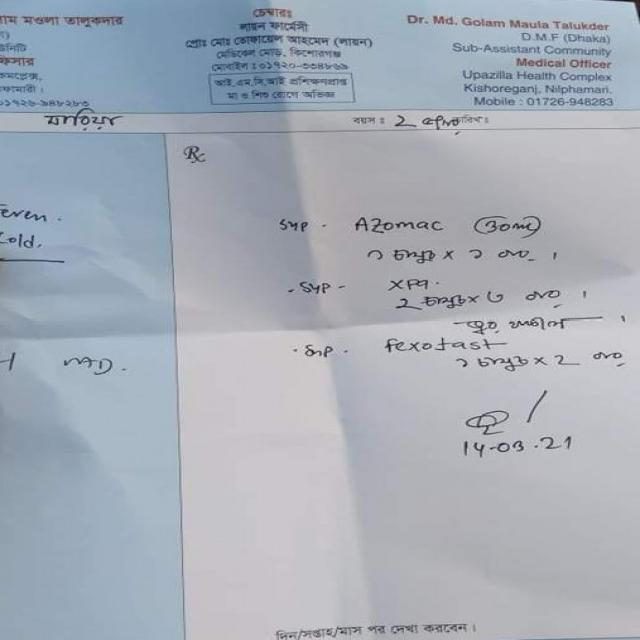
#> input picture Doctors-Prescription-New-1/test/images/158644895_882858708940191_8856443046584616079_n-1-_jpg.rf.0df0dce6b121cc6cbcda1d707f10556c.jpg, 640 x 640 px
$ python -i preprocessing.py   (imports and definitions only)
#> lines starting #> are read from the running program, lines starting #| are printed output that depends on the picture; after the words box and inside, x2 and y2 are one past the last pixel; in counts of white or black regions, pixels touching at a corner belong together
import cv2
import numpy as np
from PIL import Image

def deskew(image):
    """
    Deskews the image by detecting the text orientation and rotating it.
    """
    coords = np.column_stack(np.where(image > 0))
    if len(coords) == 0:
        return image
    angle = cv2.minAreaRect(coords)[-1]

    if angle < -45:
        angle = -(90 + angle)
    else:
        angle = -angle

    (h, w) = image.shape[:2]
    center = (w // 2, h // 2)
    M = cv2.getRotationMatrix2D(center, angle, 1.0)
    rotated = cv2.warpAffine(image, M, (w, h), flags=cv2.INTER_CUBIC, borderMode=cv2.BORDER_REPLICATE)

    return rotated

def preprocess_image(img_path):
    """
    Applies standard preprocessing steps to a prescription image:
    Grayscale, binarization, and deskewing.
    Returns a PIL Image ready for the TrOCR Processor.
    """
    # 1. Read in grayscale
    image = cv2.imread(img_path, cv2.IMREAD_GRAYSCALE)
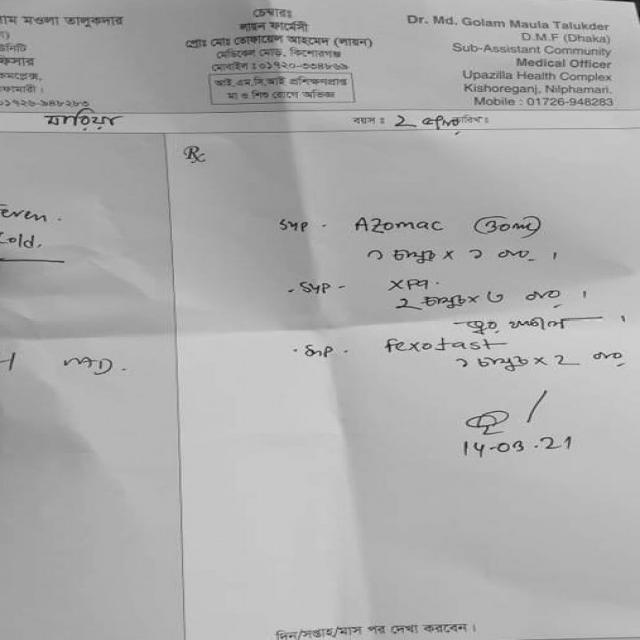
#> image: shape (640, 640); min 7, max 255, mean 173
    if image is None:
        raise FileNotFoundError(f"Image not found at {img_path}")

    # 2. Contrast normalization
    image = cv2.normalize(image, None, 0, 255, cv2.NORM_MINMAX)

    # 3. Adaptive binarization (Gaussian)
    # Using adaptive thresholding helps with varying lighting in real prescriptions
    thresh = cv2.adaptiveThreshold(
        image, 255, cv2.ADAPTIVE_THRESH_GAUSSIAN_C,
        cv2.THRESH_BINARY_INV, 11, 2
    )
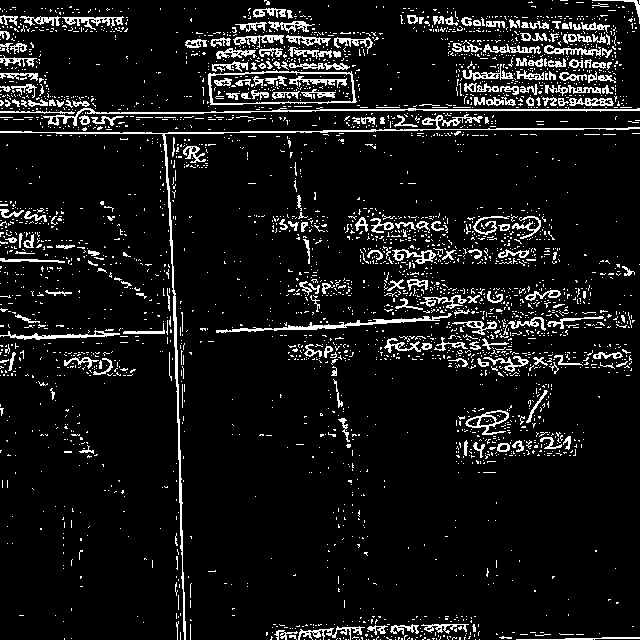
#> thresh: shape (640, 640); 8.6% white in thin lines or dots

    # 4. Deskewing
    deskewed = deskew(thresh)
#> in deskew, `coords = np.column_stack(np.where(image > 0))`: coords = 35228 pairs, first value 0 to 639, second value 0 to 639
#> in deskew, `angle = cv2.minAreaRect(coords)[-1]`: angle = -90
#> in deskew, `angle = -(90 + angle)`: angle = 0
#> in deskew, `M = cv2.getRotationMatrix2D(center, angle, 1.0)`: M = [[1, 0, 0], [0, 1, 0]]

    # Invert back to normal (black text on white background)
    final = cv2.bitwise_not(deskewed)
#> final: shape (640, 640); 91.4% white; black in thin lines or dots

    # Convert back to PIL Image (TrOCR expects PIL Images or numpy arrays in RGB)
    # TrOCR Processor handles the final normalization and resizing
    final_rgb = cv2.cvtColor(final, cv2.COLOR_GRAY2RGB)
#> final_rgb: shape (640, 640, 3); 91.4% white; black in thin lines or dots
    pil_image = Image.fromarray(final_rgb)

    return pil_image

>>> result = preprocess_image('../../../Doctors-Prescription-New-1/test/images/158644895_882858708940191_8856443046584616079_n-1-_jpg.rf.0df0dce6b121cc6cbcda1d707f10556c.jpg')

$ run again, on Doctors-Prescription-New-1/test/images/282485613_3255699791332111_7841364090879350659_n_jpg.rf.6f2bc19c9eca1a9530756315f4e5f68b.jpg
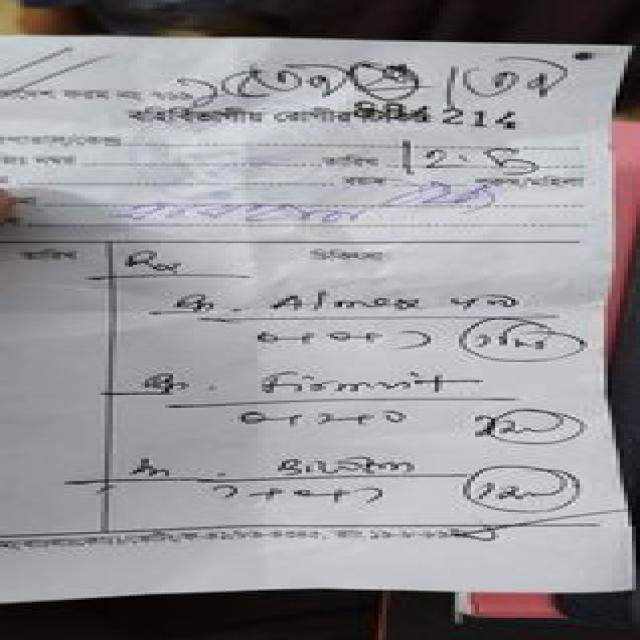
#> input picture Doctors-Prescription-New-1/test/images/282485613_3255699791332111_7841364090879350659_n_jpg.rf.6f2bc19c9eca1a9530756315f4e5f68b.jpg, 640 x 640 px
#> in preprocess_image, `image = cv2.imread(img_path, cv2.IMREAD_GRAYSCALE)`:
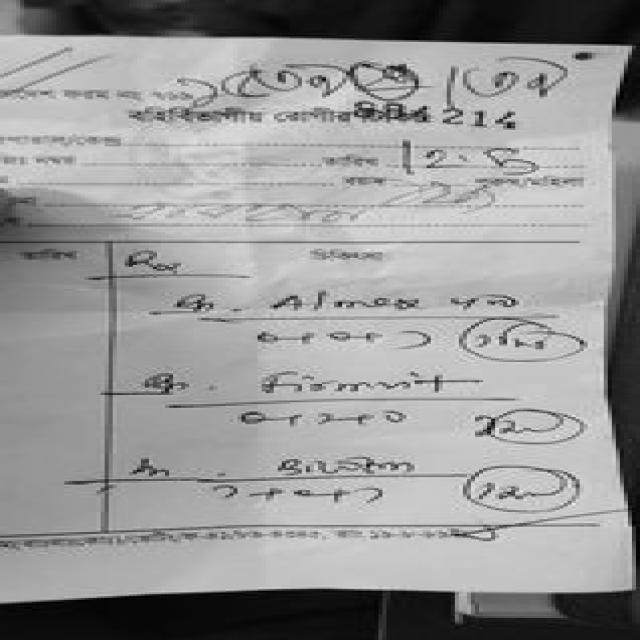
#> image: shape (640, 640); min 0, max 243, mean 151.4
#> in preprocess_image, `thresh = cv2.adaptiveThreshold( image, 255, cv2.ADAPTIVE_THRESH_GAUSSI..`:
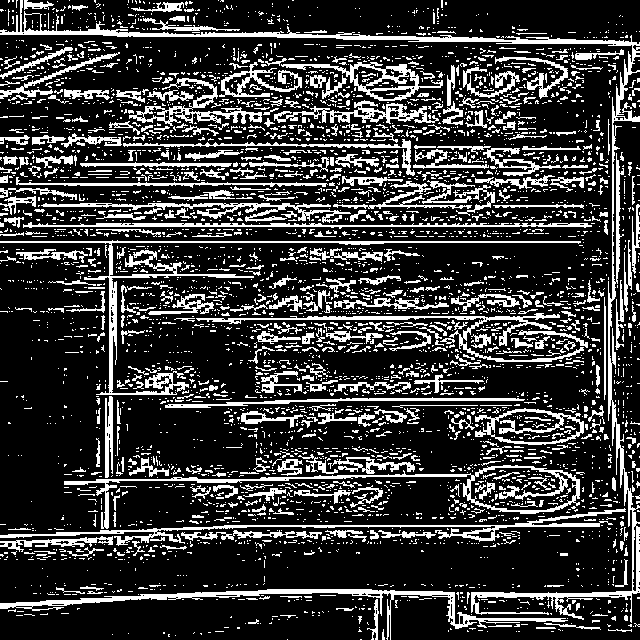
#> thresh: shape (640, 640); 22.2% white; 4455 white regions (3894 under 20 px), largest, box (x1, y1, x2, y2) and area: (0, 0, 640, 623) 7510, (0, 240, 581, 395) 3471, (0, 589, 568, 640) 3122
#> coords = 91102 pairs, first value 0 to 639, second value 0 to 639
#> in deskew, `angle = cv2.minAreaRect(coords)[-1]`: angle = -90
#> in deskew, `angle = -(90 + angle)`: angle = 0
#> M = [[1, 0, 0], [0, 1, 0]]

$ run again, on Doctors-Prescription-New-1/test/images/282563301_3255698567998900_8916645825358876773_n_jpg.rf.89792d41f05d7ec4a8d319d7de42b33b.jpg
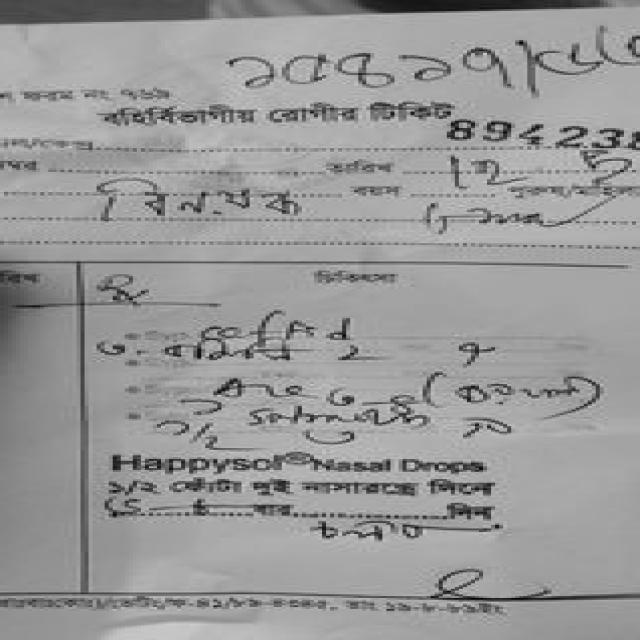
#> input picture Doctors-Prescription-New-1/test/images/282563301_3255698567998900_8916645825358876773_n_jpg.rf.89792d41f05d7ec4a8d319d7de42b33b.jpg, 640 x 640 px
#> in preprocess_image, image is the input picture: shape (640, 640); min 0, max 212, mean 153.1
#> in preprocess_image, `image = cv2.normalize(image, None, 0, 255, cv2.NORM_MINMAX)`:
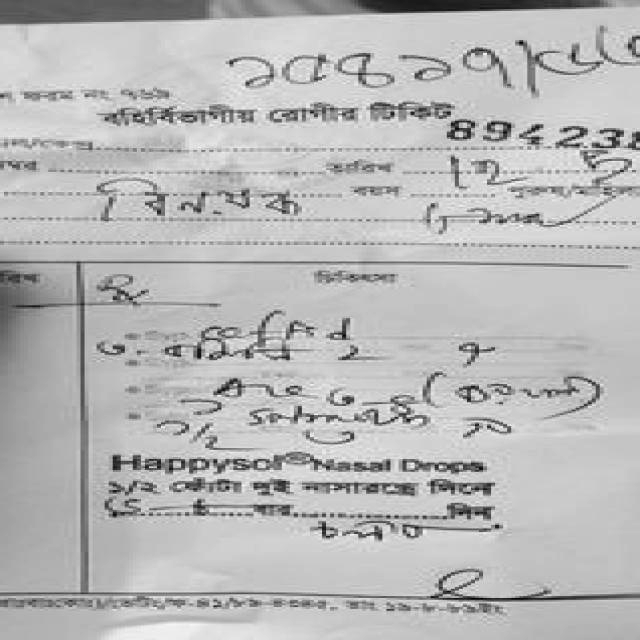
#> image: shape (640, 640); min 0, max 255, mean 184.1
#> in preprocess_image, `thresh = cv2.adaptiveThreshold( image, 255, cv2.ADAPTIVE_THRESH_GAUSSI..`:
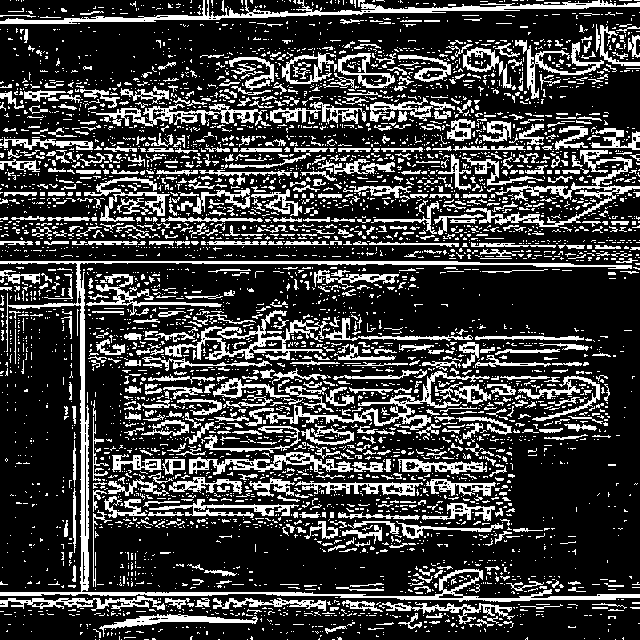
#> thresh: shape (640, 640); 24.1% white; 4778 white regions (4040 under 20 px), largest, box (x1, y1, x2, y2) and area: (0, 261, 640, 602) 6702, (0, 0, 640, 24) 3129, (466, 150, 640, 227) 2107
#> coords = 98653 pairs, first value 0 to 639, second value 0 to 639
#> in deskew, `angle = cv2.minAreaRect(coords)[-1]`: angle = -90
#> in deskew, `angle = -(90 + angle)`: angle = 0
#> M = [[1, 0, 0], [0, 1, 0]]
